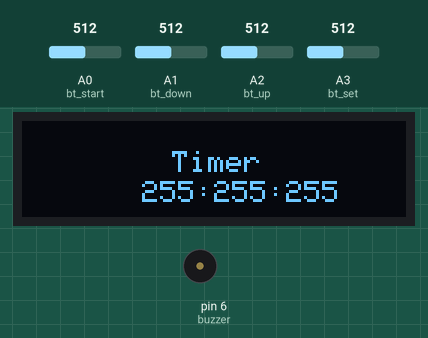
A sketch run on a simulated Arduino Uno, built with avr-gcc and run on an emulated ATmega328P. Shown: 128×32 one-colour display, buzzer (waves = sounding, pin HIGH). Inputs (shaded band) come from the test bench; at power-on: A2 (bt_up) = 512, A3 (bt_set) = 512, A0 (bt_start) = 512, A1 (bt_down) = 512. The display library's start-up logo is not drawn; EEPROM starts erased.

Above: at 1.2 s.
1.3 s: A2 (bt_up) set to 684
2.8 s: A2 (bt_up) set to 711
At 3.17 s:
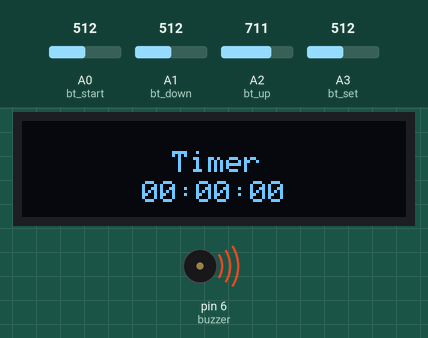
5.0 s: A3 (bt_set) set to 688
7.3 s: A3 (bt_set) set to 717
At 7.79 s:
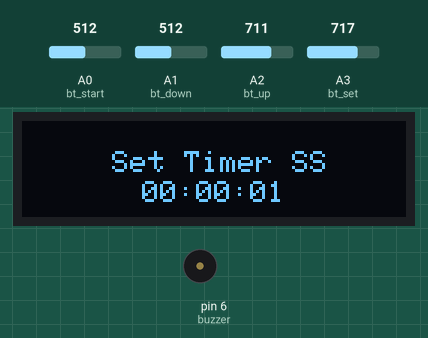
Timing chart, 0 to 10.3 s (numbered marks = the images above; inputs shaded):
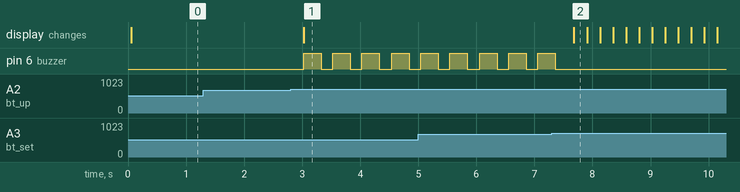

Measured:
- the behaviour switches between 699 and 700 on A2 (bt_up) (found by bisection; images 0 and 1)
- the behaviour switches between 699 and 700 on A3 (bt_set) (found by bisection; images 1 and 2)
- after the input at 1.3 s, every drawn part: stays the same
- after the input at 2.8 s, pin 6 (buzzer): alternates HIGH for 0.30 s and LOW for 0.20 s, starting after 0.23 s; the display: changes after 0.22 s (image 1)
- after the input at 7.3 s, pin 6 (buzzer): goes on until 7.4 s, then stays LOW; the display: changes after 0.38 s (image 2)

The sketch:

main.ino
```cpp
#include <Adafruit_GFX.h>
#include <Adafruit_SSD1306.h>
#include "Countimer.h" //https://github.com/inflop/Countimer

#define SCREEN_WIDTH 128
#define SCREEN_HEIGHT 32
#define OLED_RESET -1 // Reset pin # (or -1 if sharing Arduino reset pin)

Adafruit_SSD1306 display(SCREEN_WIDTH, SCREEN_HEIGHT, &Wire, OLED_RESET);
#include <EEPROM.h>
Countimer tdown;

#define bt_set    A3
#define bt_up     A2
#define bt_down   A1
#define bt_start  A0

int time_s = 0;
int time_m = 0;
int time_h = 0;

int set = 0;
int flag1 = 0, flag2 = 0;


int buzzer = 6;

void setup() {
  Serial.begin(9600);
  pinMode(bt_set,   INPUT);
  pinMode(bt_up,    INPUT);
  pinMode(bt_down,  INPUT);
  pinMode(bt_start, INPUT);

  pinMode(buzzer, OUTPUT);

  display.begin(SSD1306_SWITCHCAPVCC, 0x3C); // Address 0x3C for 128x32

  display.display(); // Show initial display buffer contents on the screen

  tdown.setInterval(print_time, 999);
  eeprom_read();
}

void print_time() {
  time_s = time_s - 1;
  if (time_s < 0) {time_s = 59; time_m = time_m - 1;}
  if (time_m < 0) {time_m = 59; time_h = time_h - 1;}
}

void tdownComplete() {
  Serial.print("ok");
}

void loop() {
  tdown.run();

  int analogSet = analogRead(bt_set);
  int analogUp = analogRead(bt_up);
  int analogDown = analogRead(bt_down);
  int analogStart = analogRead(bt_start);

  if (analogSet >= 700 && analogSet <= 880) {
    if (flag1 == 0 && flag2 == 0) {
      flag1 = 1;
      set = set + 1;
      if (set > 3) {set = 0;}
      delay(100);
    }
  }
  else {flag1 = 0;}

  if (analogUp >= 700 && analogUp <= 880) {
    if (set == 0) {tdown.start(); flag2 = 1;}
    if (set == 1) {time_s++;}
    if (set == 2) {time_m++;}
    if (set == 3) {time_h++;}
    if (time_s > 59) {time_s = 0;}
    if (time_m > 59) {time_m = 0;}
    if (time_h > 99) {time_h = 0;}
    if (set > 0) {eeprom_write();}
    delay(200);
  }

  if (analogDown >= 700 && analogDown <= 880) {
    if (set == 0) {tdown.stop(); flag2 = 0;}
    if (set == 1) {time_s--;}
    if (set == 2) {time_m--;}
    if (set == 3) {time_h--;}
    if (time_s < 0) {time_s = 59;}
    if (time_m < 0) {time_m = 59;}
    if (time_h < 0) {time_h = 99;}
    if (set > 0) {eeprom_write();}
    delay(200);
  }

  if (analogStart >= 700 && analogStart <= 880) {
    flag2 = 1;
    eeprom_read();
    tdown.restart();
    tdown.start();
  }

  display.clearDisplay();
  display.setTextSize(1);
  display.setTextColor(SSD1306_WHITE);
  display.setCursor(50, 10);

  if (set == 0) {display.println("Timer");}
  display.setCursor(30, 10);
  if (set == 1) {
    display.println("Set Timer SS");}
  if (set == 2) {display.println("Set Timer MM");}
  if (set == 3) {display.println("Set Timer HH");}

//to center
  display.setCursor(40, 20);
  display.setTextSize(1);
  if (time_h <= 9) {display.print("0");}
  display.print(time_h);
  display.print(":");
  if (time_m <= 9) {display.print("0");}
  display.print(time_m);
  display.print(":");
  if (time_s <= 9) {display.print("0");}
  display.print(time_s);
  display.display();
  delay(1);

  if (time_s == 0 && time_m == 0 && time_h == 0 && flag2 == 1) {
    flag2 = 0;
    tdown.stop();

    digitalWrite(buzzer, HIGH);
    delay(300);
    digitalWrite(buzzer, LOW);
    delay(200);
    digitalWrite(buzzer, HIGH);
    delay(300);
    digitalWrite(buzzer, LOW);
    delay(200);
    digitalWrite(buzzer, HIGH);
    delay(300);
    digitalWrite(buzzer, LOW);

  }

}

void eeprom_write() {
  EEPROM.write(1, time_s);
  EEPROM.write(2, time_m);
  EEPROM.write(3, time_h);
}

void eeprom_read() {
  time_s =  EEPROM.read(1);
  time_m =  EEPROM.read(2);
  time_h =  EEPROM.read(3);
}
```
